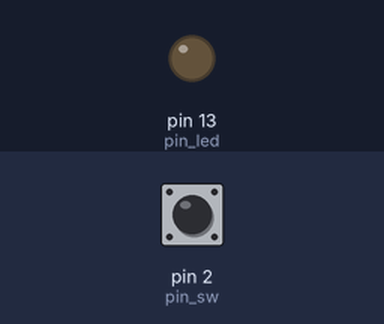
Bench run of a sketch on a simulated Arduino Uno, built with avr-gcc and run on an emulated ATmega328P. Shown: output pins drawn as LEDs (lit = HIGH). The inputs (shaded band) are chosen by the test bench; at power-on: pin 2 (pin_sw) LOW.

Above: at 1.2 s.
1.3 s: pin 2 (pin_sw) pulled HIGH for 0.15 s
At 1.9 s:
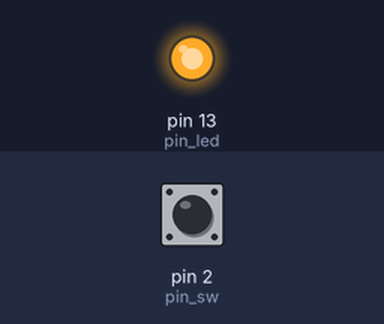
4.4 s: pin 2 (pin_sw) pulled HIGH for 1 s
At 7.0 s:
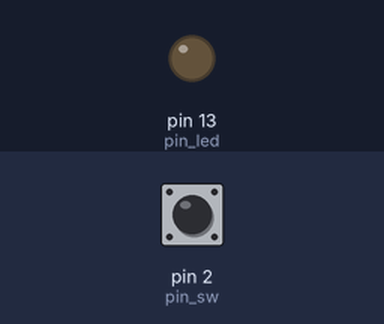
7.9 s: pin 2 (pin_sw) pulled HIGH for 3.2 s
At 8.7 s:
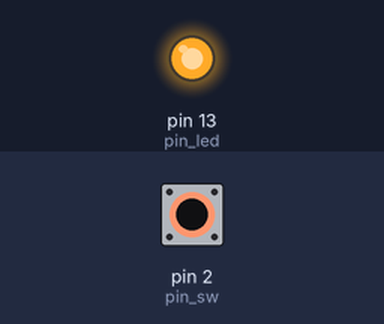
Timing chart, 0 to 13.6 s (numbered marks = the images above; inputs shaded):
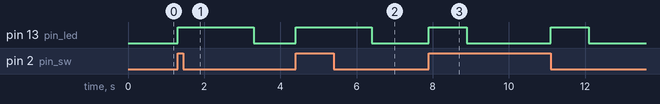

The sketch:

_01._SW420_Sensor.ino
```cpp
int pin_sw = 2;
int pin_led = 13;

void setup() {
  pinMode(pin_sw, INPUT);
  pinMode(pin_led, OUTPUT);
}

int old_state = 0;

void loop() {
  int state = digitalRead(pin_sw);

  if (state != old_state) {
    old_state = state;

    digitalWrite(pin_led, HIGH);
    delay(1000);
    digitalWrite(pin_led, LOW);
  }
}
```

Measured:
- after the input at 1.3 s, pin 13 (pin_led): LOW → HIGH at once, → LOW 2.0 s later
- after the input at 4.4 s, pin 13 (pin_led): LOW → HIGH at once, → LOW 2.0 s later
- after the input at 7.9 s, pin 13 (pin_led): alternates HIGH for 1.0 s and LOW for 2.2 s, 4 changes in all, then stays LOW, starting at once
